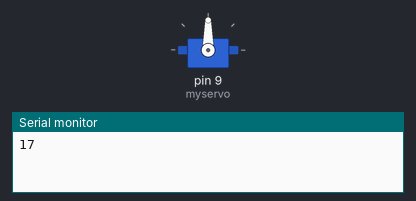
A sketch run on a simulated Arduino Uno, built with avr-gcc and run on an emulated ATmega328P. On the bench: servo, the last lines printed to the serial monitor. Random numbers use the default seed unless the sketch sets one.

Above: at 0.1 s.
At 34.1 s:
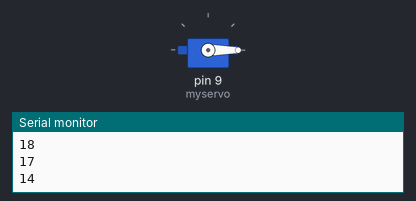
Timing chart, 0 to 37.5 s (numbered marks = the images above):
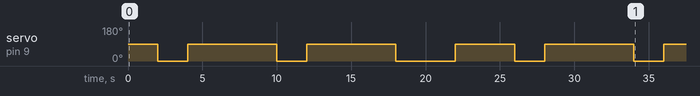

Measured:
- by itself, servo on pin 9 (myservo): 90° → 0° at 2.0 s, → 90° 2.0 s later, → 0° 6.0 s later, → 90° 2.0 s later, … (10 changes in this stretch)

The sketch:

servo_motor.ino
```cpp
#include <Servo.h>

Servo myservo;  // create servo object to control a servo
// twelve servo objects can be created on most boards

int pos = 0;    // variable to store the servo position


void setup() {
  Serial.begin(9600);
  myservo.attach(9);  // attaches the servo on pin 9 to the servo object
}

void loop() {
  int value= random(10,25);

  if(value>=15){
    myservo.write(90);
    Serial.println(value);
  }
  else if(value >= 18){
    myservo.write(120);
    Serial.println(value);
  }
 else if(value >=22){
  myservo.write(180);
  Serial.println(value);
 }
 else{
  myservo.write(0);
  Serial.println(value);
 }
  delay(2000);
}
```
